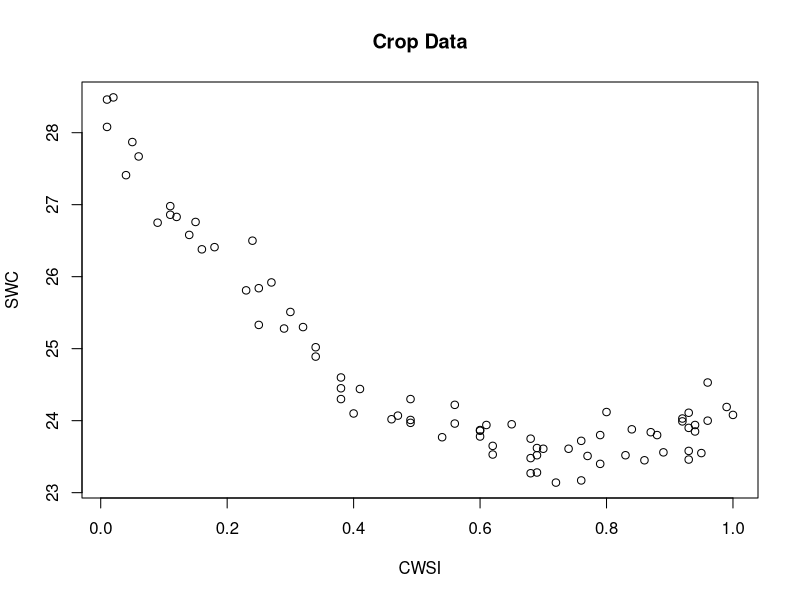

Write the R code that produced this figure. (Note: this script raises an error after producing the figure.)
# Ag Report R code
# Matt Oehler
# Stat 536

## NOTES ##
# We started out wanting to use splines, but splines showed us that zero knots
# is best, and the cubic term for the default cubic spline wasn't significant
# so we decided that just a quadratic polynomial fit would be best
# We will verify this with cross validation


## Read in the data
setwd("~/Matt BYU/10 Winter 2018/Stat 536/EDA 4 Agriculture/Ag Report")
agdat <- read.table('AgricultureWater.txt',header = T)
head(agdat)

plot(agdat$cwsi,agdat$swc,main='Crop Data',
     xlab='CWSI',ylab='SWC')


# fit a polynomial model (cubic and quadratic)
fit.poly <- lm(swc~poly(cwsi,3),data=agdat)
summary(fit.poly)
coef(summary(fit.poly))

round(xtable(summary(fit.poly)),2)

fit.poly2 <- lm(swc~poly(cwsi,2,raw=T),data=agdat)
summary(fit.poly2)
round(xtable::xtable(summary(fit.poly2)),2)

# graph model to see fit

cwsi.lims <- range(agdat$cwsi)
cwsi.grid <- seq(from=cwsi.lims[1],to=cwsi.lims[2],length = 50)
cwsi.grid
polypreds <- predict(fit.poly,newdata = list(cwsi=cwsi.grid),se=T)
length(polypreds$fit)
se.bands <- cbind(polypreds$fit+2*polypreds$se.fit,polypreds$fit-2*polypreds$se.fit)

#for cubic polynomial
pdf('cubicfit.pdf')
plot(agdat$cwsi,agdat$swc,main='Cubic Fit',xlab='CWSI',ylab='SWC')
lines(cwsi.grid,polypreds$fit,lwd=2,col='red')
matlines(cwsi.grid,se.bands,lwd=1,col='blue',lty=1)

#add prediction bands
pred.var <-sqrt( polypreds$se.fit^2 + var(fit.poly$residuals) )
pred.bands <- cbind(polypreds$fit+2*pred.var,polypreds$fit-2*pred.var)
matlines(cwsi.grid,pred.bands,lwd=1,col='darkgreen',lty=1)
dev.off()

#for quadratic polynomial
pdf('quadraticfit.pdf')
plot(agdat$cwsi,agdat$swc,main='Quadratic Fit',xlab='CWSI',ylab='SWC')
lines(cwsi.grid,polypreds$fit,lwd=2,col='red')
polypreds2 <- predict(fit.poly2,newdata = list(cwsi=cwsi.grid),se=T)
se.bands2 <- cbind(polypreds2$fit+2*polypreds2$se.fit,polypreds2$fit-2*polypreds2$se.fit)
pred.var2 <-sqrt( polypreds2$se.fit^2 + var(fit.poly2$residuals) )
pred.bands2 <- cbind(polypreds2$fit+2*pred.var2,polypreds2$fit-2*pred.var2)
matlines(cwsi.grid,se.bands2,lwd=1,col='blue',lty=1)
matlines(cwsi.grid,pred.bands2,lwd=1,col='darkgreen',lty=1)
dev.off()

##verify assumptions
pdf('residplot.pdf')
plot(fit.poly2$fitted.values,fit.poly$residuals,pch=19,main='Residual Plot',
     ylab='',xlab='')
abline(h=0, col='red')
dev.off()

pdf('residhist.pdf')
hist(fit.poly2$residuals,prob=T,main='Histogram of Residuals',ylab='',xlab='')
curve(dnorm(x,0,sd(fit.poly2$residuals)),col='red',lwd = 2,add=T)
dev.off()

#### Performance evaluation of final model
#Asssess both quadratic and cubic
mod.degree <- 2
iters <- 5000
mse <- rep(NA,iters)
bias <- rep(NA,iters)
coverage <- rep(NA,iters)
rpmse <- rep(NA,iters)
N <- nrow(agdat)
for(i in 1:iters){
  #make test and train data set
  test.ind <- sample(1:nrow(agdat),ceiling(N*.15))
  test.dat <- agdat[test.ind,]
  train.dat <- agdat[-test.ind,]
  #train the model
  model <- lm(swc~poly(cwsi,mod.degree),data=train.dat)
  #assess results
  pred.vals <- predict(model,newdata = test.dat,interval = 'prediction',level=0.95)
  coverage[i] <- mean(test.dat$swc > pred.vals[,2] & test.dat$swc < pred.vals[,3])
            # mean(test.data2$swc > test.preds2[,2] & test.data2$swc < test.preds2[,3])
  piw <- mean(pred.vals[,3] - pred.vals[,2])
  bias[i] <- mean(test.dat$swc - pred.vals[,1])
  mse[i] <- mean((test.dat$swc - pred.vals[,1])^2)
  rpmse[i] <- sqrt(mean((test.dat$swc - pred.vals[,1])^2))
}
mean(bias)
mean(mse)
mean(rpmse)
mean(coverage)
mean(piw)

name.vec <- c('Bias','RPMSE','Coverage','PIW','$R^{2}$')
Cubic <- c(mean(bias)
           ,mean(rpmse)
           ,mean(coverage)
           ,mean(piw))
Quadratic <- c(mean(bias)
               ,mean(rpmse)
               ,mean(coverage)
               ,mean(piw))
xtable::xtable(cbind(' '=name.vec,Cubic=round(c(Cubic,.9689),4),
                     Quadratic=round(c(Quadratic,0.9689),4)))

xtable::xtable(cbind(' '=name.vec,Quadratic=round(c(Quadratic,0.9689),4)))


##############side notes
coef(fit.poly)
coef(fit.spline3)
#do splines not orthogonalize




#using splines
library(splines)
fit.spline <- lm(swc~bs(cwsi,knots=c(.4,.7)),data = agdat)
cwsi.grid <- seq(from=cwsi.lims[1],to=cwsi.lims[2],length = 50)
pred.spline <- predict(fit.spline,newdata = list(cwsi=cwsi.grid),se=T)
lines(cwsi.grid,pred.spline$fit,lwd=2,col='cornflower blue')
lines(cwsi.grid,pred.spline$fit + 2*pred.spline$se.fit,lty='dashed')
lines(cwsi.grid,pred.spline$fit - 2*pred.spline$se.fit,lty='dashed')

fit.spline3 <- lm(swc~bs(cwsi,df=3),data = agdat)
pred.spline3 <- predict(fit.spline3,newdata = list(cwsi=cwsi.grid),se=T)
plot(agdat$cwsi,agdat$swc,main='Crop Data',
     xlab='CWSI',ylab='SWC')
lines(cwsi.grid,pred.spline3$fit,lwd=2,col='cornflower blue')
lines(cwsi.grid,pred.spline3$fit + 2*pred.spline$se.fit,lty='dashed')
lines(cwsi.grid,pred.spline3$fit - 2*pred.spline$se.fit,lty='dashed')
attr(bs(agdat$cwsi,df=3),'knots')



dim(bs(agdat$cwsi,knots=c(.4,.7)))
dim(bs(agdat$cwsi,df=5))
attr(bs(agdat$cwsi,df=6),'knots')
abline(v=attr(bs(agdat$cwsi,df=6),'knots'))#auto chosen knots
abline(v=c(.4,.7),col='firebrick')

#natural spline
fit.spline2 <- lm(swc~bs(cwsi,df=4),data = agdat)
pred2 <- predict(fit.spline2,newdata = list(cwsi=cwsi.grid),se=T)
lines(cwsi.grid,pred2$fit,lwd=2,col='aquamarine')

#BOOK Data
agelims <- range(age)
age.grid <- seq(from=agelims[1],agelims[2])
age.grid
